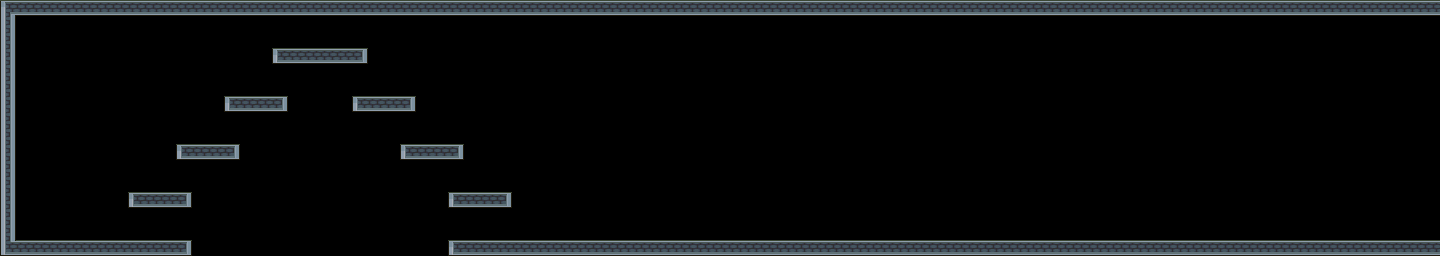

A 2D game scene composited from a Tiled map and its tileset images. What follows is a short description and the map's XML, with every tile layer's data as written:
An orthogonal 90x16 tile map with 16x16 px tiles, 1 tile layer (Tile Layer 1).

<map version="1.0" tiledversion="1.1.3" orientation="orthogonal" renderorder="right-down" width="90" height="16" tilewidth="16" tileheight="16" infinite="0" nextobjectid="1">
 <tileset firstgid="1" source="rocks.tsx" />
 <layer name="Tile Layer 1" width="90" height="16">
  <data encoding="csv">
382,467,467,467,467,467,467,467,467,467,467,467,467,467,467,467,467,467,467,467,467,467,467,467,467,467,467,467,467,467,467,467,467,467,467,467,467,467,467,467,467,467,467,467,467,467,467,467,467,467,467,467,467,467,467,467,467,467,467,467,467,467,467,467,467,467,467,467,467,467,467,467,467,467,467,467,467,467,467,467,467,467,467,467,467,467,467,467,467,467,
409,0,0,0,0,0,0,0,0,0,0,0,0,0,0,0,0,0,0,0,0,0,0,0,0,0,0,0,0,0,0,0,0,0,0,0,0,0,0,0,0,0,0,0,0,0,0,0,0,0,0,0,0,0,0,0,0,0,0,0,0,0,0,0,0,0,0,0,0,0,0,0,0,0,0,0,0,0,0,0,0,0,0,0,0,0,0,0,0,0,
409,0,0,0,0,0,0,0,0,0,0,0,0,0,0,0,0,0,0,0,0,0,0,0,0,0,0,0,0,0,0,0,0,0,0,0,0,0,0,0,0,0,0,0,0,0,0,0,0,0,0,0,0,0,0,0,0,0,0,0,0,0,0,0,0,0,0,0,0,0,0,0,0,0,0,0,0,0,0,0,0,0,0,0,0,0,0,0,0,0,
409,0,0,0,0,0,0,0,0,0,0,0,0,0,0,0,0,466,467,467,467,467,468,0,0,0,0,0,0,0,0,0,0,0,0,0,0,0,0,0,0,0,0,0,0,0,0,0,0,0,0,0,0,0,0,0,0,0,0,0,0,0,0,0,0,0,0,0,0,0,0,0,0,0,0,0,0,0,0,0,0,0,0,0,0,0,0,0,0,0,
409,0,0,0,0,0,0,0,0,0,0,0,0,0,0,0,0,0,0,0,0,0,0,0,0,0,0,0,0,0,0,0,0,0,0,0,0,0,0,0,0,0,0,0,0,0,0,0,0,0,0,0,0,0,0,0,0,0,0,0,0,0,0,0,0,0,0,0,0,0,0,0,0,0,0,0,0,0,0,0,0,0,0,0,0,0,0,0,0,0,
409,0,0,0,0,0,0,0,0,0,0,0,0,0,0,0,0,0,0,0,0,0,0,0,0,0,0,0,0,0,0,0,0,0,0,0,0,0,0,0,0,0,0,0,0,0,0,0,0,0,0,0,0,0,0,0,0,0,0,0,0,0,0,0,0,0,0,0,0,0,0,0,0,0,0,0,0,0,0,0,0,0,0,0,0,0,0,0,0,0,
409,0,0,0,0,0,0,0,0,0,0,0,0,0,466,467,467,468,0,0,0,0,466,467,467,468,0,0,0,0,0,0,0,0,0,0,0,0,0,0,0,0,0,0,0,0,0,0,0,0,0,0,0,0,0,0,0,0,0,0,0,0,0,0,0,0,0,0,0,0,0,0,0,0,0,0,0,0,0,0,0,0,0,0,0,0,0,0,0,0,
409,0,0,0,0,0,0,0,0,0,0,0,0,0,0,0,0,0,0,0,0,0,0,0,0,0,0,0,0,0,0,0,0,0,0,0,0,0,0,0,0,0,0,0,0,0,0,0,0,0,0,0,0,0,0,0,0,0,0,0,0,0,0,0,0,0,0,0,0,0,0,0,0,0,0,0,0,0,0,0,0,0,0,0,0,0,0,0,0,0,
409,0,0,0,0,0,0,0,0,0,0,0,0,0,0,0,0,0,0,0,0,0,0,0,0,0,0,0,0,0,0,0,0,0,0,0,0,0,0,0,0,0,0,0,0,0,0,0,0,0,0,0,0,0,0,0,0,0,0,0,0,0,0,0,0,0,0,0,0,0,0,0,0,0,0,0,0,0,0,0,0,0,0,0,0,0,0,0,0,0,
409,0,0,0,0,0,0,0,0,0,0,466,467,467,468,0,0,0,0,0,0,0,0,0,0,466,467,467,468,0,0,0,0,0,0,0,0,0,0,0,0,0,0,0,0,0,0,0,0,0,0,0,0,0,0,0,0,0,0,0,0,0,0,0,0,0,0,0,0,0,0,0,0,0,0,0,0,0,0,0,0,0,0,0,0,0,0,0,0,0,
409,0,0,0,0,0,0,0,0,0,0,0,0,0,0,0,0,0,0,0,0,0,0,0,0,0,0,0,0,0,0,0,0,0,0,0,0,0,0,0,0,0,0,0,0,0,0,0,0,0,0,0,0,0,0,0,0,0,0,0,0,0,0,0,0,0,0,0,0,0,0,0,0,0,0,0,0,0,0,0,0,0,0,0,0,0,0,0,0,0,
409,0,0,0,0,0,0,0,0,0,0,0,0,0,0,0,0,0,0,0,0,0,0,0,0,0,0,0,0,0,0,0,0,0,0,0,0,0,0,0,0,0,0,0,0,0,0,0,0,0,0,0,0,0,0,0,0,0,0,0,0,0,0,0,0,0,0,0,0,0,0,0,0,0,0,0,0,0,0,0,0,0,0,0,0,0,0,0,0,0,
409,0,0,0,0,0,0,0,466,467,467,468,0,0,0,0,0,0,0,0,0,0,0,0,0,0,0,0,466,467,467,468,0,0,0,0,0,0,0,0,0,0,0,0,0,0,0,0,0,0,0,0,0,0,0,0,0,0,0,0,0,0,0,0,0,0,0,0,0,0,0,0,0,0,0,0,0,0,0,0,0,0,0,0,0,0,0,0,0,0,
409,0,0,0,0,0,0,0,0,0,0,0,0,0,0,0,0,0,0,0,0,0,0,0,0,0,0,0,0,0,0,0,0,0,0,0,0,0,0,0,0,0,0,0,0,0,0,0,0,0,0,0,0,0,0,0,0,0,0,0,0,0,0,0,0,0,0,0,0,0,0,0,0,0,0,0,0,0,0,0,0,0,0,0,0,0,0,0,0,0,
409,0,0,0,0,0,0,0,0,0,0,0,0,0,0,0,0,0,0,0,0,0,0,0,0,0,0,0,0,0,0,0,0,0,0,0,0,0,0,0,0,0,0,0,0,0,0,0,0,0,0,0,0,0,0,0,0,0,0,0,0,0,0,0,0,0,0,0,0,0,0,0,0,0,0,0,0,0,0,0,0,0,0,0,0,0,0,0,0,0,
442,467,467,467,467,467,467,467,467,467,467,468,0,0,0,0,0,0,0,0,0,0,0,0,0,0,0,0,466,467,467,467,467,467,467,467,467,467,467,467,467,467,467,467,467,467,467,467,467,467,467,467,467,467,467,467,467,467,467,467,467,467,467,467,467,467,467,467,467,467,467,467,467,467,467,467,467,467,467,467,467,467,467,467,467,467,467,467,467,467
</data>
 </layer>
</map>
